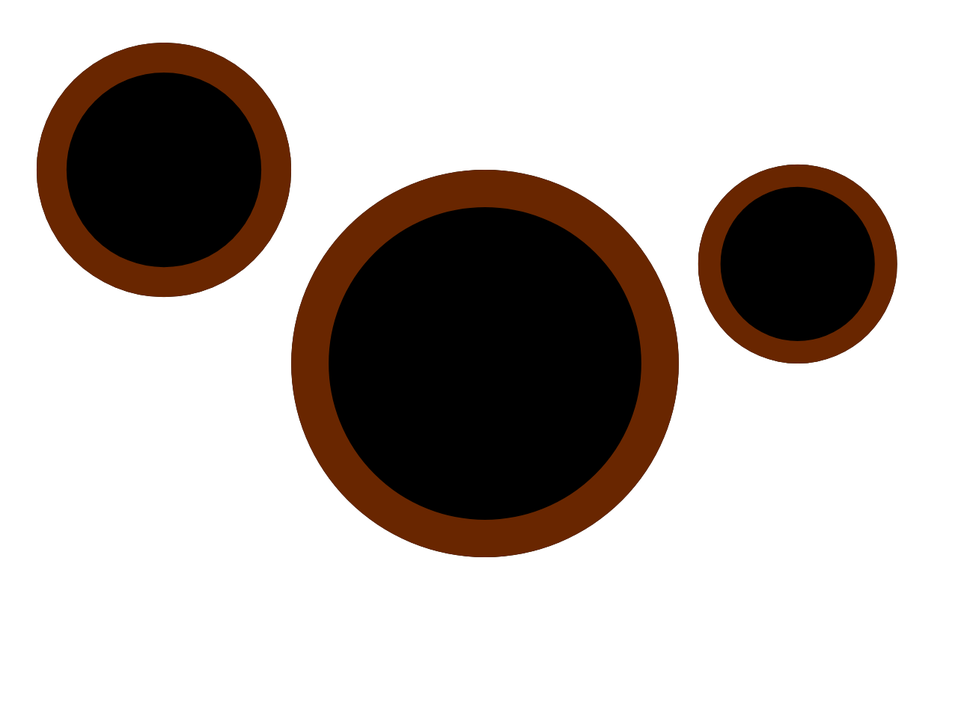
#> input picture image.png, 970 x 727 px, shrunk from 1296 x 972 before the run
$ python img2.py
#> lines starting #> are read from the running program, lines starting #| are printed output that depends on the picture; after the words box and inside, x2 and y2 are one past the last pixel; in counts of white or black regions, pixels touching at a corner belong together
import cv2
import numpy as np
from sklearn.cluster import DBSCAN


# Load image
image = cv2.imread('image.png', cv2.IMREAD_COLOR)
#> image is the input picture: shape (727, 970, 3); mean B, G, R 182.7, 186.6, 193.7


# Convert image to grayscale
gray = cv2.cvtColor(image, cv2.COLOR_BGR2GRAY)
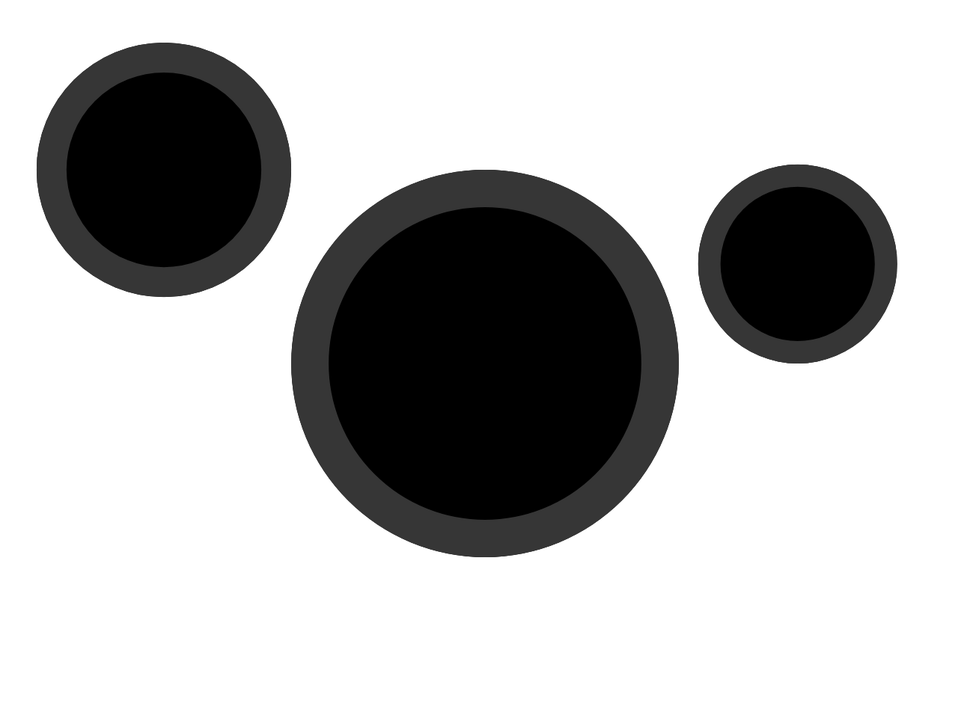
#> gray: shape (727, 970); min 0, max 255, mean 188.3

# Apply GaussianBlur to reduce noise and improve circle detection
blur = cv2.GaussianBlur(gray, (9, 9), 2)

# Detect circles using Hough Circle Transform
circles = cv2.HoughCircles(blur, cv2.HOUGH_GRADIENT, dp=1, minDist=1, param1=20, param2=50, minRadius=10, maxRadius=1000)
#> circles = 291 rows, first 8: [484.5, 362.5, 193.3], [163.5, 169.5, 97.7], [797.5, 263.5, 100.1], [163.5, 167.5, 95.9], [796.5, 262.5, 77.2], [496.5, 348.5, 175], [498.5, 350.5, 175], [162.5, 170.5, 96.8]

# Ensure circles were found
if circles is not None:
    circles = np.round(circles[0, :]).astype("int")
#> circles = 291 rows, first 8: [484, 362, 193], [164, 170, 98], [798, 264, 100], [164, 168, 96], [796, 262, 77], [496, 348, 175], [498, 350, 175], [162, 170, 97]

    # Calculate frequency of each center for the pipe
    in_center_counts = {}
    out_center_counts = {}

    # Separate inner and outer circles
    inner_circles = []
    outer_circles = []

    for (x, y, r) in circles:
        center = (x, y)

        # Calculate the average intensity within the circle
        mean_intensity = np.mean(gray[y - r:y + r, x - r:x + r])

        # If the intensity is lower, consider it as an inner circle (dark pipe)
        if mean_intensity < 40:
            inner_circles.append((x, y, r))
            if center in in_center_counts:
                in_center_counts[center] += 1
            else:
                in_center_counts[center] = 1
        else:
            outer_circles.append((x, y, r))
            if center in out_center_counts:
                out_center_counts[center] += 1
            else:
                out_center_counts[center] = 1
#> this loop made 291 passes
#> (x, y, r, mean_intensity) on passes 1 to 3: (484, 362, 193, 68.13), (164, 170, 98, 14.89), (798, 264, 100, 73.01)
#> after the loop, in_center_counts = 107 items; inner_circles = 111 items, first 6: (164, 170, 98), (164, 168, 96), (796, 262, 77), (162, 170, 97), (480, 368, 150), (502, 348, 170); out_center_counts = 164 items; outer_circles = 180 items, first 6: (484, 362, 193), (798, 264, 100), (496, 348, 175), (498, 350, 175), (498, 376, 175), (490, 358, 188)

    # Find the most common center
    if in_center_counts != {} :
        most_common_in_center = max(in_center_counts, key=in_center_counts.get)
#> most_common_in_center = (466, 348)
        for (x, y, r) in inner_circles:
            if in_center_counts[(x, y)]>1:
                print((x, y),in_center_counts[(x, y)])
            if (x, y) == most_common_in_center and in_center_counts[(x, y)]>1:
                print(most_common_in_center)
                # Draw circle with the most common center for the pipe
                cv2.circle(image, (x, y), r, (0, 255, 0), 4)
                break
#> this loop made 7 passes
#| (466, 348) 2
#| (466, 348)
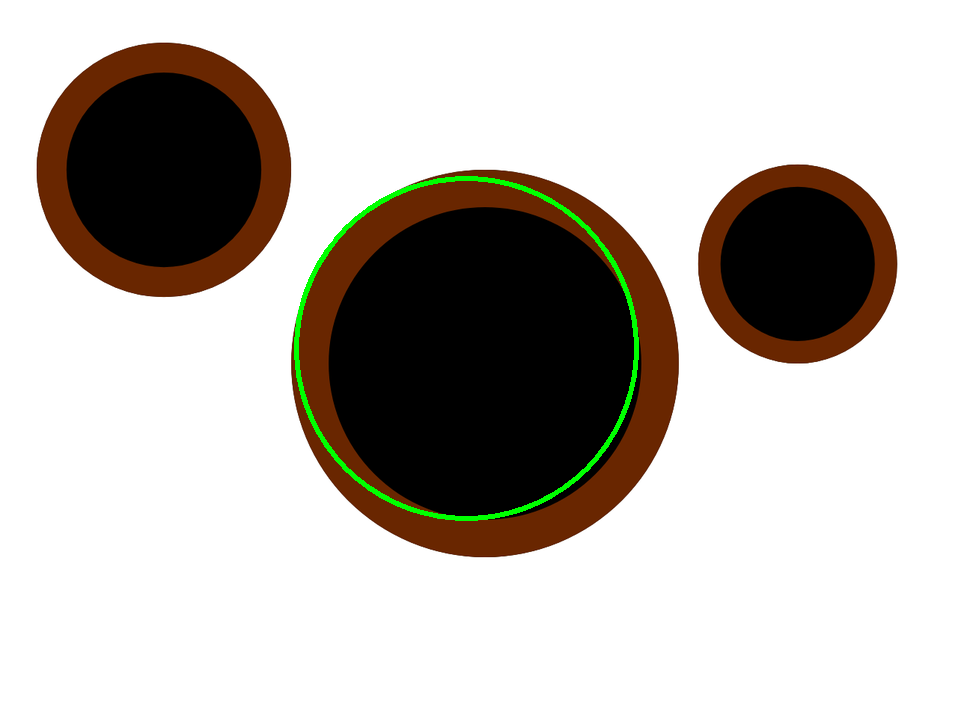
#> image: shape (727, 970, 3); 0.76% of pixels changed, all inside (x1, y1, x2, y2) = (294, 176, 639, 521)


    if out_center_counts !={} :
        most_common_out_center = max(out_center_counts, key=out_center_counts.get)
#> most_common_out_center = (498, 376)
        for (x, y, r) in outer_circles:
            if out_center_counts[(x, y)]>1:
                print((x, y),out_center_counts[(x, y)])
            if (x, y) == most_common_out_center and out_center_counts[(x, y)]>1:
                print(most_common_out_center)
                # Draw circle with the most common center for the pipe
                cv2.circle(image, (x, y), r, (255, 0, 0), 4)
                break
#> this loop made 5 passes
#| (498, 376) 2
#| (498, 376)
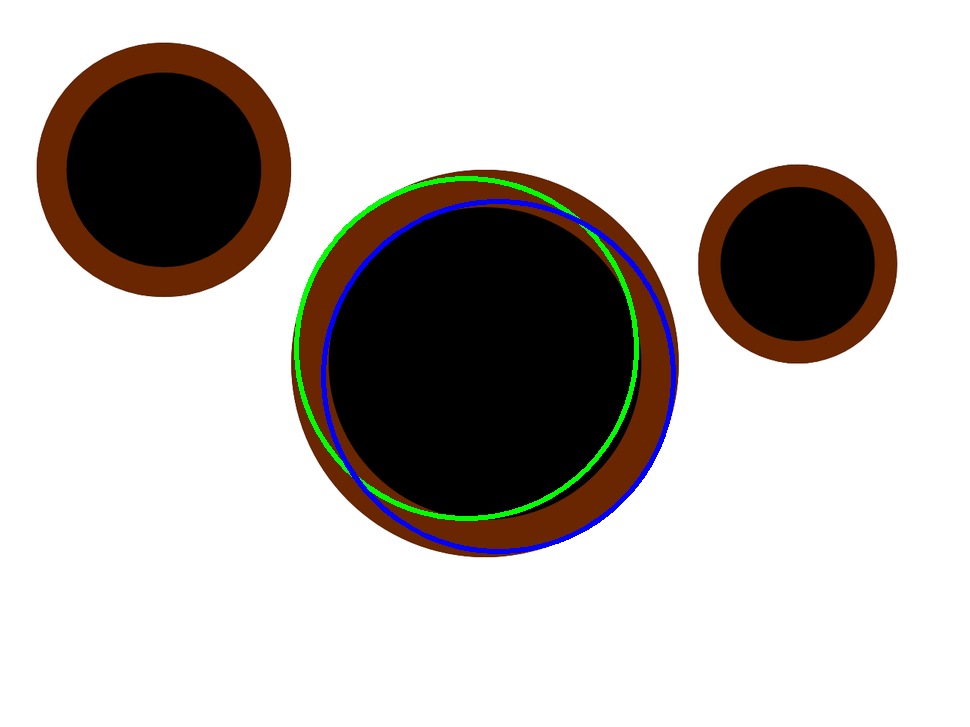
#> image: shape (727, 970, 3); 0.78% of pixels changed, all inside (x1, y1, x2, y2) = (321, 199, 676, 554)

    # Show the detected circles
    cv2.imshow("Detected Circles", image)
    cv2.waitKey(0)
    cv2.destroyAllWindows()
else:
    print("No circles detected.")
